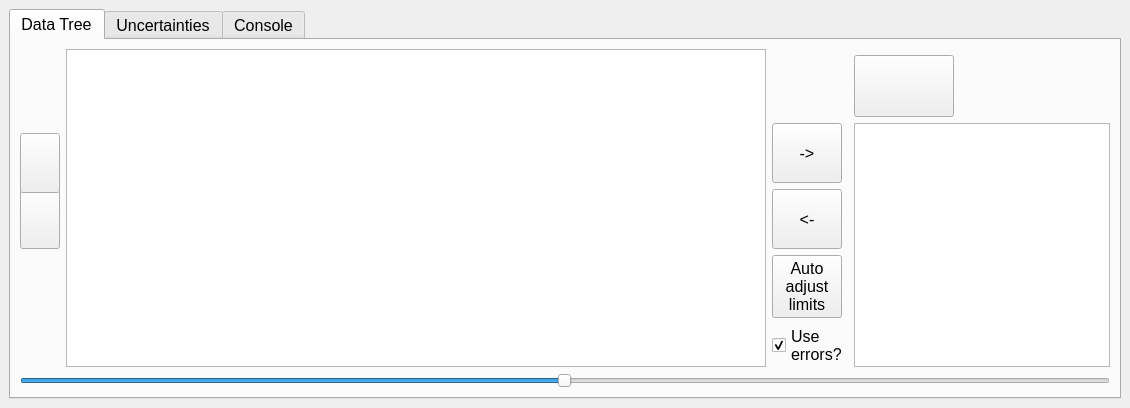
  <widget class="QDockWidget" name="dockWidget">
   <property name="sizePolicy">
    <sizepolicy hsizetype="Expanding" vsizetype="Expanding">
     <horstretch>0</horstretch>
     <verstretch>0</verstretch>
    </sizepolicy>
   </property>
   <property name="minimumSize">
    <size>
     <width>600</width>
     <height>350</height>
    </size>
   </property>
   <property name="font">
    <font>
     <pointsize>12</pointsize>
    </font>
   </property>
   <property name="toolTip">
    <string>Double click to separate/join the dock</string>
   </property>
   <property name="features">
    <set>QDockWidget::DockWidgetFloatable|QDockWidget::DockWidgetMovable</set>
   </property>
   <property name="allowedAreas">
    <set>Qt::BottomDockWidgetArea</set>
   </property>
   <property name="windowTitle">
    <string/>
   </property>
   <attribute name="dockWidgetArea">
    <number>8</number>
   </attribute>
   <widget class="QWidget" name="dockWidgetContents">
    <layout class="QGridLayout" name="gridLayout">
     <item row="1" column="0">
      <widget class="QTabWidget" name="tabWidget">
       <property name="enabled">
        <bool>true</bool>
       </property>
       <property name="sizePolicy">
        <sizepolicy hsizetype="MinimumExpanding" vsizetype="Expanding">
         <horstretch>0</horstretch>
         <verstretch>0</verstretch>
        </sizepolicy>
       </property>
       <property name="minimumSize">
        <size>
         <width>300</width>
         <height>200</height>
        </size>
       </property>
       <property name="font">
        <font>
         <pointsize>12</pointsize>
        </font>
       </property>
       <property name="toolTip">
        <string/>
       </property>
       <property name="currentIndex">
        <number>0</number>
       </property>
       <property name="tabBarAutoHide">
        <bool>true</bool>
       </property>
       <widget class="QWidget" name="tab">
        <attribute name="title">
         <string>Data Tree</string>
        </attribute>
        <attribute name="toolTip">
         <string>Data and Model Trees</string>
        </attribute>
        <layout class="QGridLayout" name="gridLayout_2">
         <item row="3" column="0">
          <widget class="QPushButton" name="remove_layer">
           <property name="maximumSize">
            <size>
             <width>40</width>
             <height>60</height>
            </size>
           </property>
           <property name="font">
            <font>
             <pointsize>12</pointsize>
            </font>
           </property>
           <property name="toolTip">
            <string>Remove a layer, Cmd-</string>
           </property>
           <property name="text">
            <string/>
           </property>
           <property name="icon">
            <iconset resource="../resources.qrc">
             <normaloff>:/icons/minus.png</normaloff>:/icons/minus.png</iconset>
           </property>
           <property name="iconSize">
            <size>
             <width>30</width>
             <height>30</height>
            </size>
           </property>
           <property name="shortcut">
            <string>Ctrl+-</string>
           </property>
          </widget>
         </item>
         <item row="4" column="2">
          <widget class="QPushButton" name="auto_limits_button">
           <property name="minimumSize">
            <size>
             <width>60</width>
             <height>60</height>
            </size>
           </property>
           <property name="maximumSize">
            <size>
             <width>70</width>
             <height>70</height>
            </size>
           </property>
           <property name="font">
            <font>
             <pointsize>12</pointsize>
            </font>
           </property>
           <property name="toolTip">
            <string>Give varying parameters finite limits</string>
           </property>
           <property name="text">
            <string>Auto
adjust
limits</string>
           </property>
          </widget>
         </item>
         <item row="2" column="0">
          <widget class="QPushButton" name="add_layer">
           <property name="sizePolicy">
            <sizepolicy hsizetype="Fixed" vsizetype="Fixed">
             <horstretch>0</horstretch>
             <verstretch>0</verstretch>
            </sizepolicy>
           </property>
           <property name="minimumSize">
            <size>
             <width>40</width>
             <height>60</height>
            </size>
           </property>
           <property name="maximumSize">
            <size>
             <width>40</width>
             <height>40</height>
            </size>
           </property>
           <property name="font">
            <font>
             <pointsize>12</pointsize>
            </font>
           </property>
           <property name="toolTip">
            <string>Insert a layer, Cmd=</string>
           </property>
           <property name="text">
            <string/>
           </property>
           <property name="icon">
            <iconset resource="../resources.qrc">
             <normaloff>:/icons/plus.png</normaloff>:/icons/plus.png</iconset>
           </property>
           <property name="iconSize">
            <size>
             <width>30</width>
             <height>30</height>
            </size>
           </property>
           <property name="shortcut">
            <string>Ctrl+=</string>
           </property>
          </widget>
         </item>
         <item row="8" column="0" colspan="4">
          <widget class="QSlider" name="paramsSlider">
           <property name="sizePolicy">
            <sizepolicy hsizetype="Expanding" vsizetype="Minimum">
             <horstretch>0</horstretch>
             <verstretch>0</verstretch>
            </sizepolicy>
           </property>
           <property name="maximumSize">
            <size>
             <width>16777215</width>
             <height>20</height>
            </size>
           </property>
           <property name="font">
            <font>
             <pointsize>12</pointsize>
            </font>
           </property>
           <property name="mouseTracking">
            <bool>false</bool>
           </property>
           <property name="focusPolicy">
            <enum>Qt::StrongFocus</enum>
           </property>
           <property name="contextMenuPolicy">
            <enum>Qt::PreventContextMenu</enum>
           </property>
           <property name="maximum">
            <number>999</number>
           </property>
           <property name="value">
            <number>499</number>
           </property>
           <property name="orientation">
            <enum>Qt::Horizontal</enum>
           </property>
           <property name="invertedAppearance">
            <bool>false</bool>
           </property>
           <property name="invertedControls">
            <bool>false</bool>
           </property>
           <property name="tickPosition">
            <enum>QSlider::NoTicks</enum>
           </property>
          </widget>
         </item>
         <item row="0" column="1" rowspan="6">
          <widget class="QTreeView" name="treeView">
           <property name="minimumSize">
            <size>
             <width>700</width>
             <height>0</height>
            </size>
           </property>
           <property name="font">
            <font>
             <pointsize>12</pointsize>
            </font>
           </property>
           <property name="acceptDrops">
            <bool>true</bool>
           </property>
           <property name="styleSheet">
            <string notr="true">QTreeView::branch:has-siblings:!adjoins-item {
    border-image: url(:/icons/vline.png) 0;
}

QTreeView::branch:has-siblings:adjoins-item {
    border-image: url(:/icons/branch-more.png) 0;
}

QTreeView::branch:!has-children:!has-siblings:adjoins-item {
    border-image: url(:/icons/branch-end.png) 0;
}

QTreeView::branch:has-children:!has-siblings:closed,
QTreeView::branch:closed:has-children:has-siblings {
        border-image: none;
        image: url(:/icons/branch-closed.png);
}

QTreeView::branch:open:has-children:!has-siblings,
QTreeView::branch:open:has-children:has-siblings  {
        border-image: none;
        image: url(:/icons/branch-open.png);
}</string>
           </property>
           <property name="editTriggers">
            <set>QAbstractItemView::AnyKeyPressed|QAbstractItemView::DoubleClicked|QAbstractItemView::EditKeyPressed</set>
           </property>
           <property name="tabKeyNavigation">
            <bool>false</bool>
           </property>
           <property name="dragEnabled">
            <bool>true</bool>
           </property>
           <property name="dragDropMode">
            <enum>QAbstractItemView::InternalMove</enum>
           </property>
           <property name="defaultDropAction">
            <enum>Qt::MoveAction</enum>
           </property>
           <property name="alternatingRowColors">
            <bool>false</bool>
           </property>
           <property name="selectionMode">
            <enum>QAbstractItemView::ExtendedSelection</enum>
           </property>
           <property name="selectionBehavior">
            <enum>QAbstractItemView::SelectRows</enum>
           </property>
           <property name="expandsOnDoubleClick">
            <bool>false</bool>
           </property>
           <attribute name="headerCascadingSectionResizes">
            <bool>true</bool>
           </attribute>
          </widget>
         </item>
         <item row="5" column="2">
          <widget class="QCheckBox" name="use_errors_checkbox">
           <property name="font">
            <font>
             <pointsize>12</pointsize>
            </font>
           </property>
           <property name="text">
            <string>Use
errors?</string>
           </property>
           <property name="checked">
            <bool>true</bool>
           </property>
           <property name="tristate">
            <bool>false</bool>
           </property>
          </widget>
         </item>
         <item row="1" column="3">
          <widget class="QPushButton" name="do_fit_button">
           <property name="sizePolicy">
            <sizepolicy hsizetype="Maximum" vsizetype="Expanding">
             <horstretch>0</horstretch>
             <verstretch>0</verstretch>
            </sizepolicy>
           </property>
           <property name="minimumSize">
            <size>
             <width>60</width>
             <height>60</height>
            </size>
           </property>
           <property name="maximumSize">
            <size>
             <width>100</width>
             <height>16777215</height>
            </size>
           </property>
           <property name="font">
            <font>
             <pointsize>12</pointsize>
            </font>
           </property>
           <property name="toolTip">
            <string>Do a fit. Cmd-F</string>
           </property>
           <property name="text">
            <string/>
           </property>
           <property name="icon">
            <iconset>
             <normaloff>../icons/go.png</normaloff>../icons/go.png</iconset>
           </property>
           <property name="iconSize">
            <size>
             <width>40</width>
             <height>40</height>
            </size>
           </property>
           <property name="shortcut">
            <string>Ctrl+F</string>
           </property>
          </widget>
         </item>
         <item row="3" column="2">
          <widget class="QPushButton" name="remove_from_fit_button">
           <property name="minimumSize">
            <size>
             <width>60</width>
             <height>60</height>
            </size>
           </property>
           <property name="maximumSize">
            <size>
             <width>70</width>
             <height>70</height>
            </size>
           </property>
           <property name="font">
            <font>
             <pointsize>12</pointsize>
            </font>
           </property>
           <property name="toolTip">
            <string>Remove dataset from those being fitted</string>
           </property>
           <property name="text">
            <string>&lt;-</string>
           </property>
          </widget>
         </item>
         <item row="2" column="2">
          <widget class="QPushButton" name="add_to_fit_button">
           <property name="minimumSize">
            <size>
             <width>60</width>
             <height>60</height>
            </size>
           </property>
           <property name="maximumSize">
            <size>
             <width>70</width>
             <height>70</height>
            </size>
           </property>
           <property name="font">
            <font>
             <pointsize>12</pointsize>
            </font>
           </property>
           <property name="toolTip">
            <string>Add a dataset to those being fitted</string>
           </property>
           <property name="text">
            <string>-&gt;</string>
           </property>
          </widget>
         </item>
         <item row="2" column="3" rowspan="4">
          <widget class="QListView" name="currently_fitting">
           <property name="editTriggers">
            <set>QAbstractItemView::NoEditTriggers</set>
           </property>
           <property name="dragEnabled">
            <bool>false</bool>
           </property>
           <property name="dragDropMode">
            <enum>QAbstractItemView::DropOnly</enum>
           </property>
           <property name="defaultDropAction">
            <enum>Qt::MoveAction</enum>
           </property>
           <property name="selectionMode">
            <enum>QAbstractItemView::MultiSelection</enum>
           </property>
          </widget>
         </item>
        </layout>
        <zorder>auto_limits_button</zorder>
        <zorder>remove_layer</zorder>
        <zorder>add_layer</zorder>
        <zorder>paramsSlider</zorder>
        <zorder>use_errors_checkbox</zorder>
        <zorder>do_fit_button</zorder>
        <zorder>remove_from_fit_button</zorder>
        <zorder>add_to_fit_button</zorder>
        <zorder>treeView</zorder>
        <zorder>currently_fitting</zorder>
       </widget>
       <widget class="QWidget" name="tab_1">
        <attribute name="title">
         <string>Uncertainties</string>
        </attribute>
       </widget>
       <widget class="QWidget" name="tab_2">
        <attribute name="title">
         <string>Console</string>
        </attribute>
        <attribute name="toolTip">
         <string>Output from the modelling processes</string>
        </attribute>
        <layout class="QGridLayout" name="gridLayout_8">
         <item row="0" column="0">
          <widget class="QPlainTextEdit" name="console_text_edit">
           <property name="font">
            <font>
             <pointsize>13</pointsize>
            </font>
           </property>
          </widget>
         </item>
        </layout>
       </widget>
      </widget>
     </item>
    </layout>
   </widget>
  </widget>
